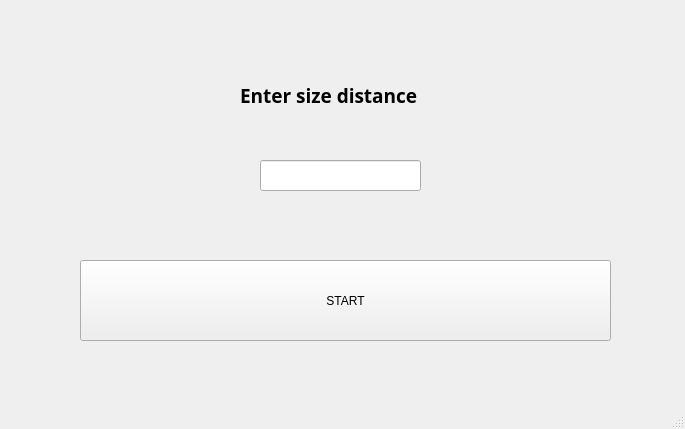
<?xml version="1.0" encoding="UTF-8"?>
<ui version="4.0">
 <class>MainWindow</class>
 <widget class="QMainWindow" name="MainWindow">
  <property name="geometry">
   <rect>
    <x>0</x>
    <y>0</y>
    <width>685</width>
    <height>429</height>
   </rect>
  </property>
  <property name="windowTitle">
   <string>MainWindow</string>
  </property>
  <widget class="QWidget" name="centralwidget">
   <widget class="QPushButton" name="pushButton">
    <property name="geometry">
     <rect>
      <x>80</x>
      <y>260</y>
      <width>531</width>
      <height>81</height>
     </rect>
    </property>
    <property name="text">
     <string>START</string>
    </property>
   </widget>
   <widget class="QLineEdit" name="_mathEdit">
    <property name="geometry">
     <rect>
      <x>260</x>
      <y>160</y>
      <width>161</width>
      <height>31</height>
     </rect>
    </property>
   </widget>
   <widget class="QLabel" name="label">
    <property name="geometry">
     <rect>
      <x>240</x>
      <y>80</y>
      <width>193</width>
      <height>31</height>
     </rect>
    </property>
    <property name="font">
     <font>
      <family>Yu Gothic UI Semibold</family>
      <pointsize>14</pointsize>
      <weight>75</weight>
      <bold>true</bold>
     </font>
    </property>
    <property name="text">
     <string>Enter size distance</string>
    </property>
   </widget>
  </widget>
  <widget class="QMenuBar" name="menubar">
   <property name="geometry">
    <rect>
     <x>0</x>
     <y>0</y>
     <width>685</width>
     <height>26</height>
    </rect>
   </property>
  </widget>
  <widget class="QStatusBar" name="statusbar"/>
 </widget>
 <resources/>
 <connections/>
</ui>
